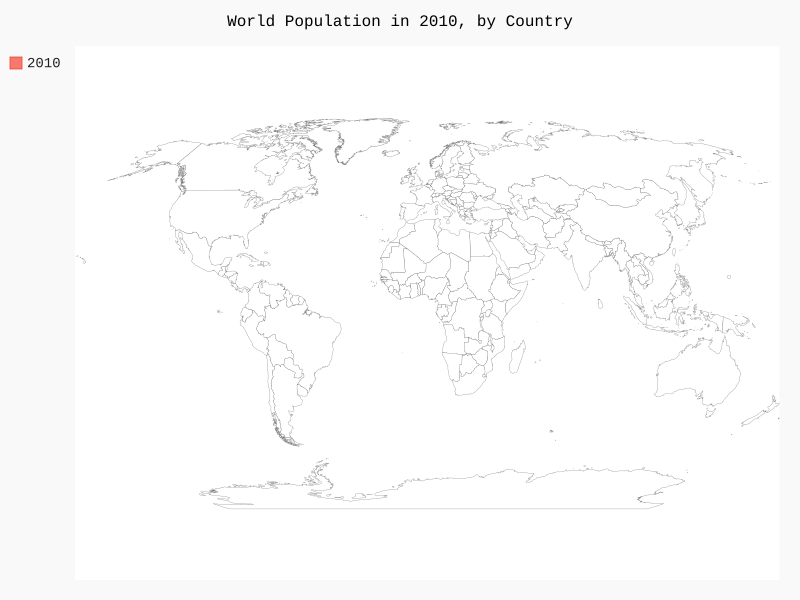

This chart was generated by the following Python code:
import json
from country_codes import get_country_code
from pygal.maps.world import World
from pygal.maps.world import COUNTRIES

#load the data into a list
filename = 'population_data.json'
with open(filename) as f:
    pop_data = json.load(f)

#Build a dictionary of population data.
cc_populations = {}
for pop_dict in pop_data:
    if pop_dict['Year'] == '2010':
        country = pop_dict['Country Name']
        population = int(float(pop_dict['Value']))
        code = get_country_code(country)
        if code:
            cc_populations[code] = population
wm = World()
wm.title = 'World Population in 2010, by Country'
wm.add('2010', cc_populations)
wm.render_to_file('world_population.svg')
